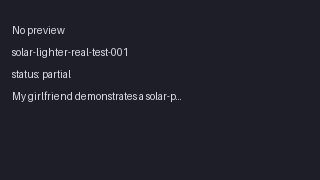
#> input picture assets/dashboard/thumbnails/solar-lighter-real-test-001.jpg, 320 x 180 px; its folder holds only this picture in this run
$ python -i card_renderer.py   (imports and definitions only)
#> lines starting #> are read from the running program, lines starting #| are printed output that depends on the picture
### genesis/video/brand_presets.py
"""
Genesis Studio — Brand presets for draft video rendering.
"""

from __future__ import annotations

from genesis.video.render_styles import BrandPreset, CaptionStyle, CardStyle

DEFAULT_PRESET_NAME = "clean_creator"


def _caption(**kwargs) -> CaptionStyle:
    return CaptionStyle(**{k: v for k, v in kwargs.items() if v is not None})


def _card(**kwargs) -> CardStyle:
    return CardStyle(**{k: v for k, v in kwargs.items() if v is not None})


PRESETS: dict[str, BrandPreset] = {
    "clean_creator": BrandPreset(
        preset_name="clean_creator",
        caption_style=_caption(
            font_size=46,
            text_color="#FFFFFF",
            stroke_color="#111111",
            stroke_width=2,
            background_color="#000000",
            background_opacity=0.5,
            position="bottom_safe",
        ),
        title_card_style=_card(
            background_color="#12141a",
            text_color="#FFFFFF",
            accent_color="#3b82f6",
            title_size=62,
            body_size=34,
        ),
        scene_card_style=_card(
            background_color="#1a2030",
            text_color="#E8ECF4",
            accent_color="#3b82f6",
            title_size=52,
            body_size=30,
        ),
        end_card_style=_card(
            background_color="#0f1419",
            text_color="#FFFFFF",
            accent_color="#22c55e",
            title_size=58,
            body_size=32,
        ),
        notes=["Balanced creator style for general short-form content."],
    ),
    "cinematic_dark": BrandPreset(
        preset_name="cinematic_dark",
        caption_style=_caption(
            font_size=44,
            text_color="#F5F5F5",
            stroke_color="#000000",
            stroke_width=3,
            background_color="#000000",
            background_opacity=0.65,
            shadow_enabled=True,
        ),
        title_card_style=_card(
            background_color="#0a0a0c",
            text_color="#E5E5E5",
            accent_color="#c9a227",
            title_size=64,
            body_size=32,
        ),
        scene_card_style=_card(
            background_color="#141418",
            text_color="#D4D4D8",
            accent_color="#a78bfa",
            title_size=50,
            body_size=28,
        ),
        end_card_style=_card(
            background_color="#08080a",
            text_color="#FAFAFA",
            accent_color="#c9a227",
            title_size=56,
            body_size=30,
        ),
        notes=["Moody contrast; good for story-driven or dramatic demos."],
    ),
    "wellness_soft": BrandPreset(
        preset_name="wellness_soft",
        caption_style=_caption(
            font_size=42,
            text_color="#2D3748",
            stroke_color="#FFFFFF",
            stroke_width=1,
            background_color="#F7FAFC",
            background_opacity=0.72,
            position="bottom_safe",
            safe_margin_bottom=0.2,
        ),
        title_card_style=_card(
            background_color="#E8F4F0",
            text_color="#2D4A3E",
            accent_color="#7CB8A0",
            title_size=58,
            body_size=32,
        ),
        scene_card_style=_card(
            background_color="#EDF2F7",
            text_color="#3D5A4C",
            accent_color="#9FD4C4",
            title_size=48,
            body_size=28,
        ),
        end_card_style=_card(
            background_color="#E2E8F0",
            text_color="#2D3748",
            accent_color="#68B0A0",
            title_size=52,
            body_size=30,
        ),
        notes=[
            "Calming palette for sound bowl, meditation, breathwork, nervous system, and grounding.",
            "Soft backgrounds; avoid harsh contrast or aggressive CTAs.",
        ],
    ),
    "bold_viral": BrandPreset(
        preset_name="bold_viral",
        caption_style=_caption(
            font_size=52,
            text_color="#FFFF00",
            stroke_color="#000000",
            stroke_width=3,
            background_color="#000000",
            background_opacity=0.7,
            uppercase=True,
            shadow_enabled=True,
        ),
        title_card_style=_card(
            background_color="#111111",
            text_color="#FFFFFF",
            accent_color="#FF3366",
            title_size=68,
            body_size=36,
        ),
        scene_card_style=_card(
            background_color="#1a1a1a",
            text_color="#FFFFFF",
            accent_color="#FFCC00",
            title_size=54,
            body_size=32,
        ),
        end_card_style=_card(
            background_color="#0d0d0d",
            text_color="#FFFFFF",
            accent_color="#FF3366",
            title_size=60,
            body_size=34,
        ),
        notes=[
            "High-contrast captions for product demos, affiliate follow-ups, controversial takes, and viral hooks.",
            "Readable stroke and bold accent bars.",
        ],
    ),
    "minimal_white": BrandPreset(
        preset_name="minimal_white",
        caption_style=_caption(
            font_size=44,
            text_color="#111111",
            stroke_color="#FFFFFF",
            stroke_width=0,
            background_color="#FFFFFF",
            background_opacity=0.85,
            position="bottom_safe",
        ),
        title_card_style=_card(
            background_color="#FAFAFA",
            text_color="#111111",
            accent_color="#333333",
            title_size=60,
            body_size=32,
        ),
        scene_card_style=_card(
            background_color="#F5F5F5",
            text_color="#222222",
            accent_color="#666666",
            title_size=48,
            body_size=28,
        ),
        end_card_style=_card(
            background_color="#FFFFFF",
            text_color="#111111",
            accent_color="#000000",
            title_size=56,
            body_size=30,
        ),
        notes=["Light minimal layout for tutorials and clean explainers."],
    ),
}


# [4 lines left out: function get_brand_preset, not called in this run]


def list_preset_names() -> list[str]:
    return list(PRESETS.keys())

### genesis/utils/logger.py
"""
Genesis Studio logging utilities.

Uses loguru when available (MoneyPrinterTurbo dependency); falls back to stdlib logging.
Import-safe: does not create log files until configure_genesis_logging() is called.
"""

from __future__ import annotations

import logging
import re
import sys
from pathlib import Path
from typing import Any

_USE_LOGURU = False
_loguru_logger: Any = None

try:
    from loguru import logger as _loguru_logger  # type: ignore[no-redef]

    _USE_LOGURU = True
except ImportError:
    pass

_REPO_ROOT = Path(__file__).resolve().parents[2]
_DEFAULT_LOG_DIR = _REPO_ROOT / "logs" / "genesis"
_configured = False

# Keys and patterns redacted from log messages.
_SECRET_KEY_RE = re.compile(
    r"(api[_-]?key|secret|token|password|passwd|authorization|bearer)\s*[:=]\s*\S+",
    re.IGNORECASE,
)
_BEARER_RE = re.compile(r"Bearer\s+\S+", re.IGNORECASE)
_SK_RE = re.compile(r"\bsk[-_][A-Za-z0-9_-]{8,}\b")


def repo_log_dir() -> Path:
    return _DEFAULT_LOG_DIR


# [8 lines left out: function redact_secrets, not called in this run]


def _redact_record(record: dict[str, Any]) -> bool:
    record["message"] = redact_secrets(str(record.get("message", "")))
    return True


# [82 lines left out: functions configure_genesis_logging, reset_genesis_logging, not called in this run]


def get_logger(module: str):
    """
    Return a module-scoped logger. Does not configure sinks on import.
    Call configure_genesis_logging() once at application startup for file logs.
    """
    if _USE_LOGURU and _loguru_logger is not None:
        return _loguru_logger.bind(module=module)
    return logging.getLogger(f"genesis.{module}")

### genesis/video/card_renderer.py
"""
Genesis Studio — Title, scene, end, and placeholder cards for draft video.
"""

from __future__ import annotations

import re
from pathlib import Path
from typing import Any

from genesis.video.render_styles import CardStyle

_FORBIDDEN_TOPIC = re.compile(r"\b(?:solar|lighter|sunlight)\b", re.I)


# [96 lines left out: functions _hex_to_rgb, _load_font, wrap_card_text, validate_card_readability, _gradient_bg, _vignette, not called in this run]


# Cinematic color palettes for placeholder cards
_CARD_PALETTES = [
    # (top_bg, bottom_bg, accent, text)
    ((10, 15, 30), (5, 8, 20), (70, 130, 220), (240, 245, 255)),   # deep blue / electric
    ((20, 8, 25), (10, 5, 18), (180, 80, 220), (248, 235, 255)),   # dark purple / violet
    ((8, 22, 18), (4, 12, 10), (50, 200, 140), (230, 255, 245)),   # dark teal / emerald
    ((25, 12, 8), (15, 6, 4), (220, 110, 50), (255, 240, 225)),    # dark amber / fire
    ((5, 5, 15), (2, 2, 8), (200, 170, 80), (255, 248, 215)),      # midnight / gold
    ((15, 20, 25), (8, 12, 18), (130, 180, 230), (235, 245, 255)), # slate / light blue
]


# [189 lines left out: functions _draw_card, render_title_card, render_scene_card, render_end_card, render_placeholder_card, not called in this run]

>>> from PIL import Image
>>> picture = Image.open('../../assets/dashboard/thumbnails/solar-lighter-real-test-001.jpg')
#> picture is the input picture: PIL image 320x180 RGB; mean R, G, B 33, 33, 43
>>> result = _vignette(picture)
#> in _vignette, `mask = Image.new("L", (w, h), 255)`: mask: PIL image 320x180 L; every value is 255
#> in _vignette, `mask = mask.filter(ImageFilter.GaussianBlur(30))`:
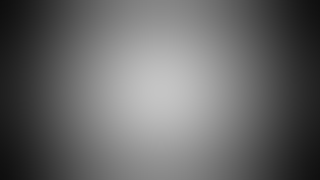
#> mask: PIL image 320x180 L; min 13, max 196, mean 102.4
#> in _vignette, `black = Image.new("RGB", (w, h), (0, 0, 0))`: black: PIL image 320x180 RGB; every value is 0
#> in _vignette, `return Image.composite(img, black, mask)`:
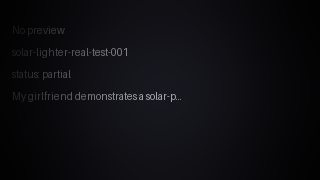
#> returned value: PIL image 320x180 RGB; mean R, G, B 13.2, 13.2, 17.2
